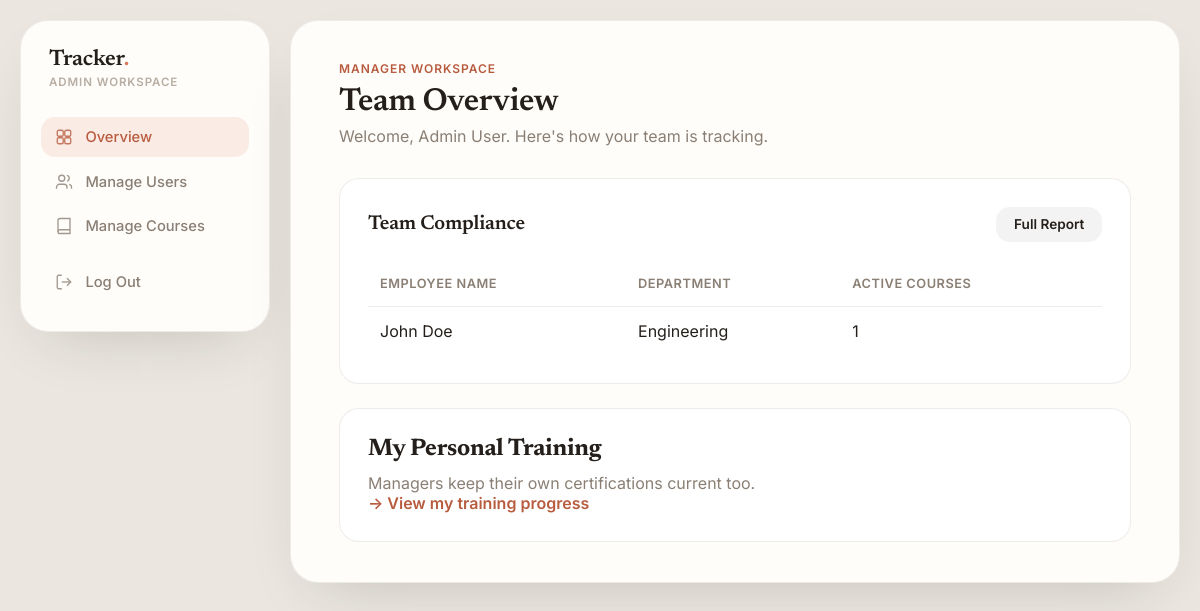
Before: /manager/dashboard.php (signed in) with the older database file.
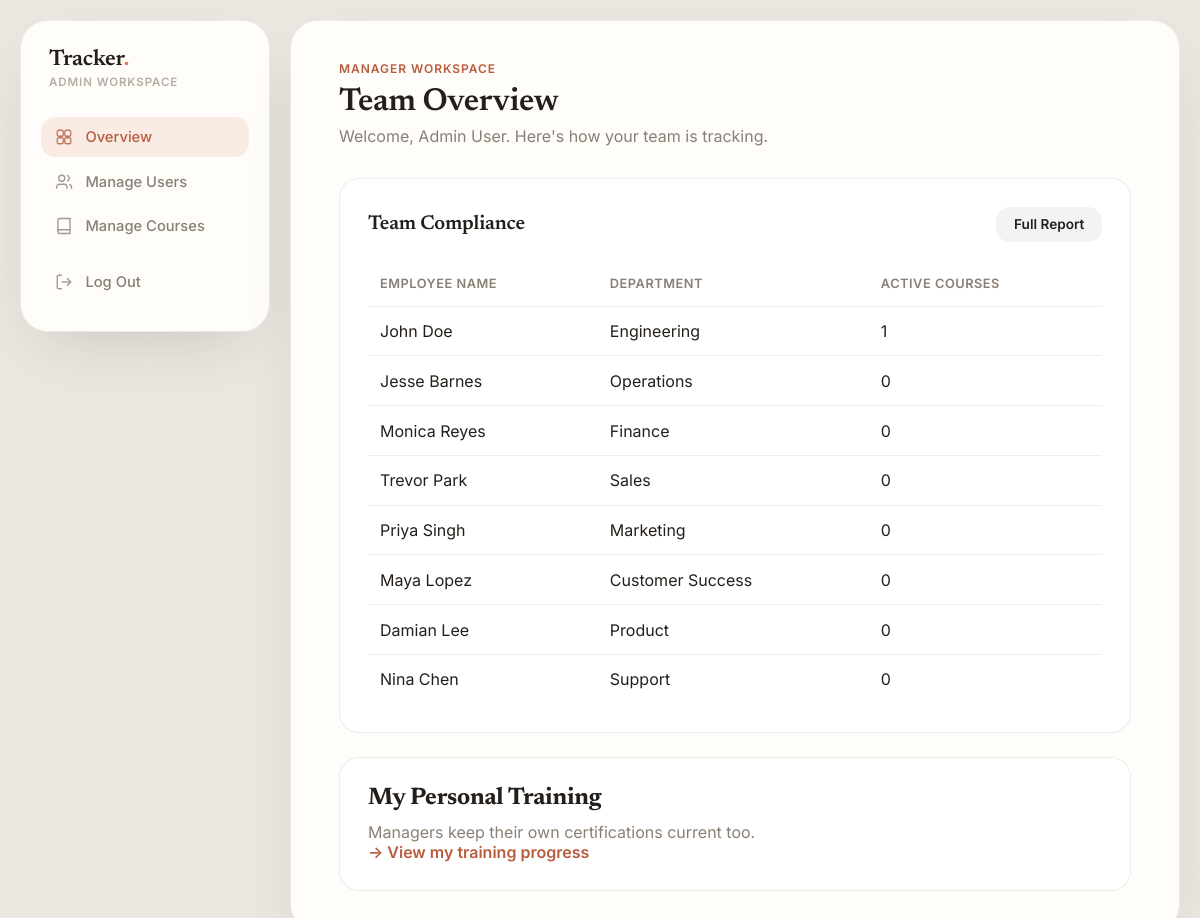
After: the same page with the newer database file.
### tables this page shows
CREATE TABLE EMPLOYEE (
    EmployeeID INT AUTO_INCREMENT PRIMARY KEY,
    Name VARCHAR(100) NOT NULL,
    Department VARCHAR(100),
    Email VARCHAR(100) UNIQUE NOT NULL,
    Password VARCHAR(255) NOT NULL,
    Role ENUM('Employee', 'Manager', 'Admin') DEFAULT 'Employee'
);

### manager/dashboard.php (the view, shortened to what this page needs)
<?php
require '../config/db.php';
require '../includes/header.php';
?>
<div class="eyebrow">Manager Workspace</div>
<h1>Team Overview</h1>
<p class="page-subtitle">Welcome, <?= htmlspecialchars($_SESSION['name']) ?>. Here's how your team is tracking.</p>
<div class="card">
    <div class="card-row">
        <h2>Team Compliance</h2>
        <a href="reports.php" class="btn btn-sm btn-secondary">Full Report</a>
    </div>
    <table>
        <tr>
            <th>Employee Name</th>
            <th>Department</th>
            <th>Active Courses</th>
        </tr>
        <?php
        $stmt = $pdo->query("SELECT Name, Department, EmployeeID FROM EMPLOYEE WHERE Role = 'Employee'");
        $team = $stmt->fetchAll();
        foreach ($team as $member):
            $enrollStmt = $pdo->prepare("SELECT COUNT(*) FROM COURSE_ENROLLMENT WHERE EmployeeID = ? AND Status = 'In Progress'");
            $enrollStmt->execute([$member['EmployeeID']]);
            $activeCourses = $enrollStmt->fetchColumn();
        ?>
        <tr>
            <td><?= htmlspecialchars($member['Name']) ?></td>
            <td><?= htmlspecialchars($member['Department'] ?? 'N/A') ?></td>
            <td><?= $activeCourses ?></td>
        </tr>
        <?php endforeach; ?>
    </table>
</div>
<div class="card">
    <h2>My Personal Training</h2>
    <p class="page-subtitle" style="margin-top: 0.75rem; margin-bottom: 0;">
        Managers keep their own certifications current too.
        <br><a href="../employee/dashboard.php" style="color: var(--accent-2); font-weight: 600; text-decoration: none;">&rarr; View my training progress</a>
    </p>
</div>
<?php require '../includes/footer.php'; ?>

Changed rows visible on the page:
added employee: Name "Jesse Barnes", Department "Operations", activeCourses "0"
added employee: Name "Monica Reyes", Department "Finance", activeCourses "0"
added employee: Name "Trevor Park", Department "Sales", activeCourses "0"
added employee: Name "Priya Singh", Department "Marketing", activeCourses "0"
added employee: Name "Maya Lopez", Department "Customer Success", activeCourses "0"
added employee: Name "Damian Lee", Department "Product", activeCourses "0"
added employee: Name "Nina Chen", Department "Support", activeCourses "0"
